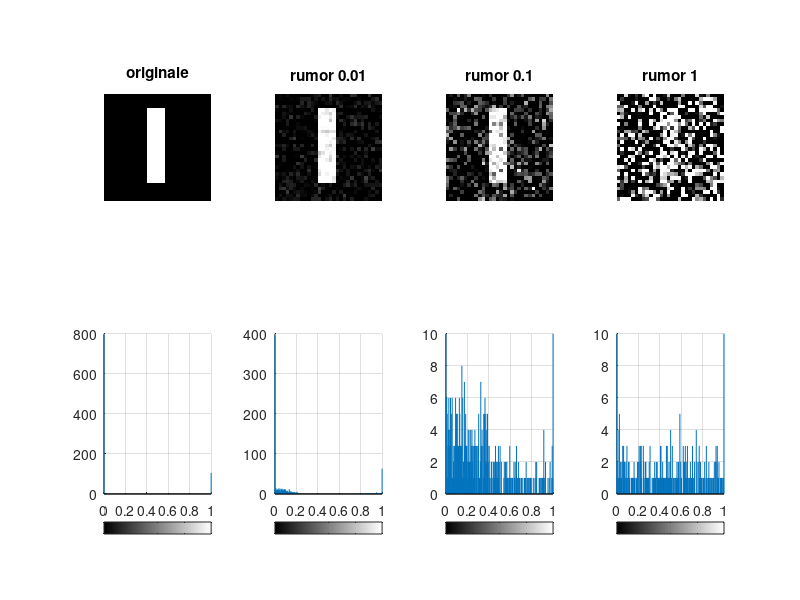

The MATLAB source for this figure:
%%%%%%%%%%%%%%%%%%%%%%%%%%%%%%%%%%%%%%%%%%%%%%%%%
% Script Esercizio 1.5 a)
%
%Aggiungere rumore gaussiano a media nulla, con 
%tre livelli diversi di varianza: 0.01, 0.1, 1. 
%Visualizzare l? immagine sorgente, le tre immagini 
%rumorose e i quattro istogrammi rispettivi. 
%Per la simulazione del rumore usare la funzione MATLAB imnoise()
%
%
% Nonis Mauro 123350
%26 marzo 2019
%%%%%%%%%%%%%%%%%%%%%%%%%%%%%%%%%%%%%%%%%%%%%%%%%
%
%creo l'immagine di riferimento senza rumore
img = zeros(30,30);
img(5:25, 13:17)=1;
%applico il rumore gaussiano all'immagine
rumor001 = imnoise(img,'gaussian', 0, 0.01); 
rumor01 = imnoise(img,'gaussian', 0, 0.1); 
rumor1 = imnoise(img,'gaussian', 0, 1); 
%visualizzaizone
subplot(2, 4, 1), imshow(img, 'InitialMagnification', 'fit'), title('originale');
subplot(2, 4, 2), imshow(rumor001, 'InitialMagnification', 'fit'), title('rumor 0.01');
subplot(2, 4, 3), imshow(rumor01, 'InitialMagnification', 'fit'), title('rumor 0.1');
subplot(2, 4, 4), imshow(rumor1, 'InitialMagnification', 'fit'), title('rumor 1');
subplot(2, 4, 5), imhist(img), grid;
subplot(2, 4, 6), imhist(rumor001), grid;
subplot(2, 4, 7), imhist(rumor01), grid;
subplot(2, 4, 8), imhist(rumor1), grid;
